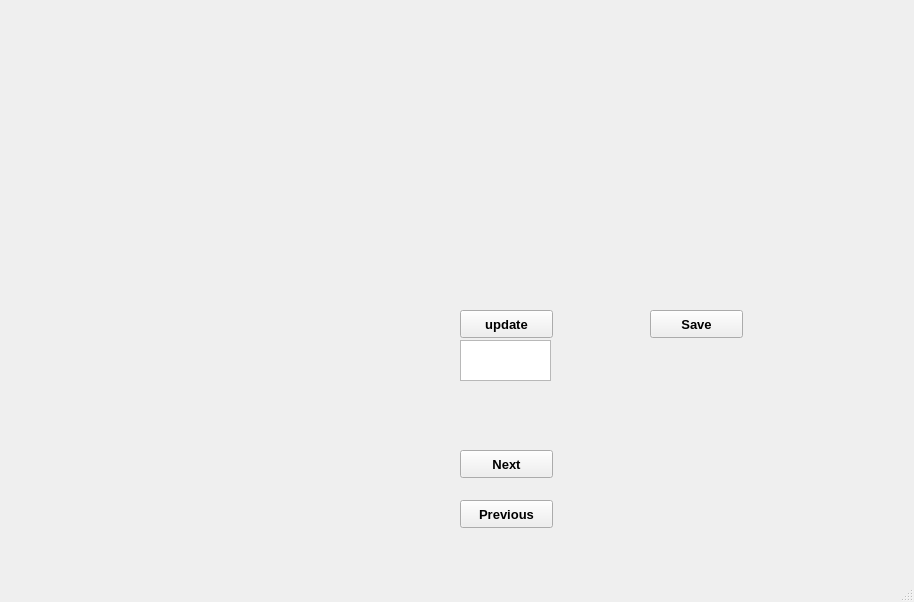
<?xml version="1.0" encoding="UTF-8"?>
<ui version="4.0">
 <class>MainWindow</class>
 <widget class="QMainWindow" name="MainWindow">
  <property name="geometry">
   <rect>
    <x>0</x>
    <y>0</y>
    <width>914</width>
    <height>602</height>
   </rect>
  </property>
  <property name="windowTitle">
   <string>MainWindow</string>
  </property>
  <widget class="QWidget" name="centralwidget">
   <widget class="Canvas" name="LP01_widget" native="true">
    <property name="geometry">
     <rect>
      <x>30</x>
      <y>10</y>
      <width>251</width>
      <height>251</height>
     </rect>
    </property>
   </widget>
   <widget class="QPushButton" name="Update_button">
    <property name="geometry">
     <rect>
      <x>460</x>
      <y>310</y>
      <width>93</width>
      <height>28</height>
     </rect>
    </property>
    <property name="font">
     <font>
      <pointsize>10</pointsize>
      <weight>75</weight>
      <bold>true</bold>
     </font>
    </property>
    <property name="text">
     <string>update</string>
    </property>
   </widget>
   <widget class="Canvas" name="LP11_widget" native="true">
    <property name="geometry">
     <rect>
      <x>30</x>
      <y>280</y>
      <width>251</width>
      <height>251</height>
     </rect>
    </property>
   </widget>
   <widget class="QPushButton" name="Next_button">
    <property name="geometry">
     <rect>
      <x>460</x>
      <y>450</y>
      <width>93</width>
      <height>28</height>
     </rect>
    </property>
    <property name="font">
     <font>
      <family>MS Shell Dlg 2</family>
      <pointsize>10</pointsize>
      <weight>75</weight>
      <bold>true</bold>
     </font>
    </property>
    <property name="text">
     <string>Next</string>
    </property>
   </widget>
   <widget class="QPushButton" name="Previous_button">
    <property name="geometry">
     <rect>
      <x>460</x>
      <y>500</y>
      <width>93</width>
      <height>28</height>
     </rect>
    </property>
    <property name="font">
     <font>
      <pointsize>10</pointsize>
      <weight>75</weight>
      <bold>true</bold>
     </font>
    </property>
    <property name="text">
     <string>Previous</string>
    </property>
   </widget>
   <widget class="Canvas" name="widget_ratio" native="true">
    <property name="geometry">
     <rect>
      <x>460</x>
      <y>10</y>
      <width>251</width>
      <height>251</height>
     </rect>
    </property>
   </widget>
   <widget class="Canvas" name="histo_LP01" native="true">
    <property name="geometry">
     <rect>
      <x>300</x>
      <y>10</y>
      <width>81</width>
      <height>251</height>
     </rect>
    </property>
   </widget>
   <widget class="Canvas" name="histo_LP11" native="true">
    <property name="geometry">
     <rect>
      <x>300</x>
      <y>280</y>
      <width>81</width>
      <height>251</height>
     </rect>
    </property>
   </widget>
   <widget class="Canvas" name="histo_ratio" native="true">
    <property name="geometry">
     <rect>
      <x>730</x>
      <y>10</y>
      <width>81</width>
      <height>251</height>
     </rect>
    </property>
   </widget>
   <widget class="QPushButton" name="Save_button">
    <property name="geometry">
     <rect>
      <x>650</x>
      <y>310</y>
      <width>93</width>
      <height>28</height>
     </rect>
    </property>
    <property name="font">
     <font>
      <family>MS Shell Dlg 2</family>
      <pointsize>10</pointsize>
      <weight>75</weight>
      <bold>true</bold>
     </font>
    </property>
    <property name="text">
     <string>Save</string>
    </property>
   </widget>
   <widget class="QTextEdit" name="Frame_number">
    <property name="geometry">
     <rect>
      <x>460</x>
      <y>340</y>
      <width>91</width>
      <height>41</height>
     </rect>
    </property>
    <property name="html">
     <string>&lt;!DOCTYPE HTML PUBLIC &quot;-//W3C//DTD HTML 4.0//EN&quot; &quot;http://www.w3.org/TR/REC-html40/strict.dtd&quot;&gt;
&lt;html&gt;&lt;head&gt;&lt;meta name=&quot;qrichtext&quot; content=&quot;1&quot; /&gt;&lt;style type=&quot;text/css&quot;&gt;
p, li { white-space: pre-wrap; }
&lt;/style&gt;&lt;/head&gt;&lt;body style=&quot; font-family:'MS Shell Dlg 2'; font-size:7.8pt; font-weight:400; font-style:normal;&quot;&gt;
&lt;p style=&quot;-qt-paragraph-type:empty; margin-top:0px; margin-bottom:0px; margin-left:0px; margin-right:0px; -qt-block-indent:0; text-indent:0px; font-family:'MS Shell Dlg 2';&quot;&gt;&lt;br /&gt;&lt;/p&gt;&lt;/body&gt;&lt;/html&gt;</string>
    </property>
   </widget>
  </widget>
  <widget class="QMenuBar" name="menubar">
   <property name="geometry">
    <rect>
     <x>0</x>
     <y>0</y>
     <width>914</width>
     <height>26</height>
    </rect>
   </property>
  </widget>
  <widget class="QStatusBar" name="statusbar"/>
 </widget>
 <customwidgets>
  <customwidget>
   <class>Canvas</class>
   <extends>QWidget</extends>
   <header>canvas.h</header>
   <container>1</container>
  </customwidget>
 </customwidgets>
 <resources/>
 <connections/>
</ui>
